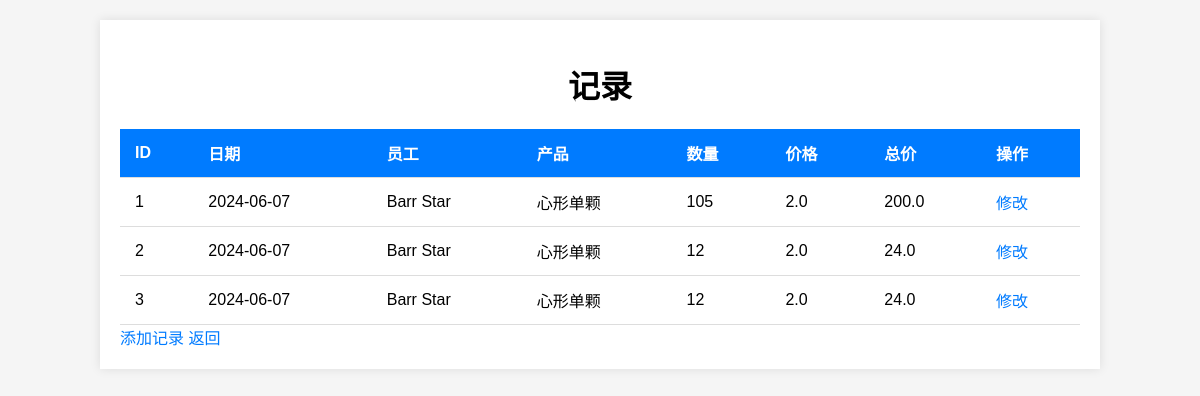
Page /records on the committed database.
### tables this page shows
CREATE TABLE records (
    id INTEGER PRIMARY KEY AUTOINCREMENT,
    date TEXT DEFAULT CURRENT_DATE,
    stuff_num TEXT,
    product_num TEXT,
    quantity INTEGER,
    price REAL,
    total REAL,
    data TEXT
);

CREATE TABLE stuff (
    num TEXT PRIMARY KEY,
    name TEXT,
    note TEXT
);

CREATE TABLE products (
    num TEXT PRIMARY KEY,
    name TEXT,
    price REAL
);

### app.py (the view)
@app.route('/records')
def records():
    conn = get_db_connection()
    records = conn.execute('SELECT * FROM records').fetchall()
    conn.close()
    return render_template('records.html', records=records, get_stuff_name=get_stuff_name, get_product_name=get_product_name)

### app.py (called while the page is built)
def get_db_connection():
    conn = sqlite3.connect('database.db')
    conn.row_factory = sqlite3.Row
    return conn

def get_stuff_name(stuff_num):
    conn = get_db_connection()
    cur = conn.cursor()
    cur.execute('SELECT name FROM stuff WHERE num = ?', (stuff_num,))
    result = cur.fetchone()
    conn.close()
    return result[0] if result else 'N/A'

def get_product_name(product_num):
    conn = get_db_connection()
    cur = conn.cursor()
    cur.execute('SELECT name FROM products WHERE num = ?', (product_num,))
    result = cur.fetchone()
    conn.close()
    return result[0] if result else 'N/A'

### templates/records.html (shortened to what this page needs)
<!DOCTYPE html>
<html>
<head>
    <link rel="stylesheet" type="text/css" href="{{ url_for('static', filename='styles.css') }}">
</head>
<body>
    <div class="container table-container">
        <h1>记录</h1>
        <table>
            <thead>
                <tr>
                    <th>ID</th>
                    <th>日期</th>
                    <th>员工</th>
                    <th>产品</th>
                    <th>数量</th>
                    <th>价格</th>
                    <th>总价</th>
                    <th>操作</th>
                </tr>
            </thead>
            <tbody>
                {% for record in records %}
                    <tr>
                        <td>{{ record.id }}</td>
                        <td>{{ record.date }}</td>
                        <td>{{ get_stuff_name(record.stuff_num) }}</td>
                        <td>{{ get_product_name(record.product_num) }}</td>
                        <td>{{ record.quantity }}</td>
                        <td>{{ record.price }}</td>
                        <td>{{ record.total }}</td>
                        <td><a href="{{ url_for('modify_record', record_id=record.id) }}">修改</a></td>
                    </tr>
                {% endfor %}
            </tbody>
        </table>
        <a href="{{ url_for('add_record') }}">添加记录</a>
        <a href="{{ url_for('index') }}">返回</a>
    </div>
</body>
</html>

### static/styles.css (style rules this page uses)
body { font-family: Arial, sans-serif; background-color: #f5f5f5; margin: 0; padding: 0; }
.container { width: 80%; margin: 0 auto; padding: 20px; background-color: white; box-shadow: 0 0 10px rgba(0, 0, 0, 0.1); margin-top: 20px; }
h1 { text-align: center; }
a { text-decoration: none; color: #007BFF; }
.table-container { margin-top: 20px; overflow-x: auto; }
table { width: 100%; border-collapse: collapse; border-spacing: 0; }
th, td { padding: 12px 15px; text-align: left; border-bottom: 1px solid #ddd; }
thead { background-color: #f2f2f2; }
th { background-color: #007BFF; color: white; }

### rows in the picture
records: id "1", date "2024-06-07", stuff_num.name "Barr Star", product_num.name "心形单颗", quantity "105", price "2.0", total "200.0"
records: id "2", date "2024-06-07", stuff_num.name "Barr Star", product_num.name "心形单颗", quantity "12", price "2.0", total "24.0"
records: id "3", date "2024-06-07", stuff_num.name "Barr Star", product_num.name "心形单颗", quantity "12", price "2.0", total "24.0"
